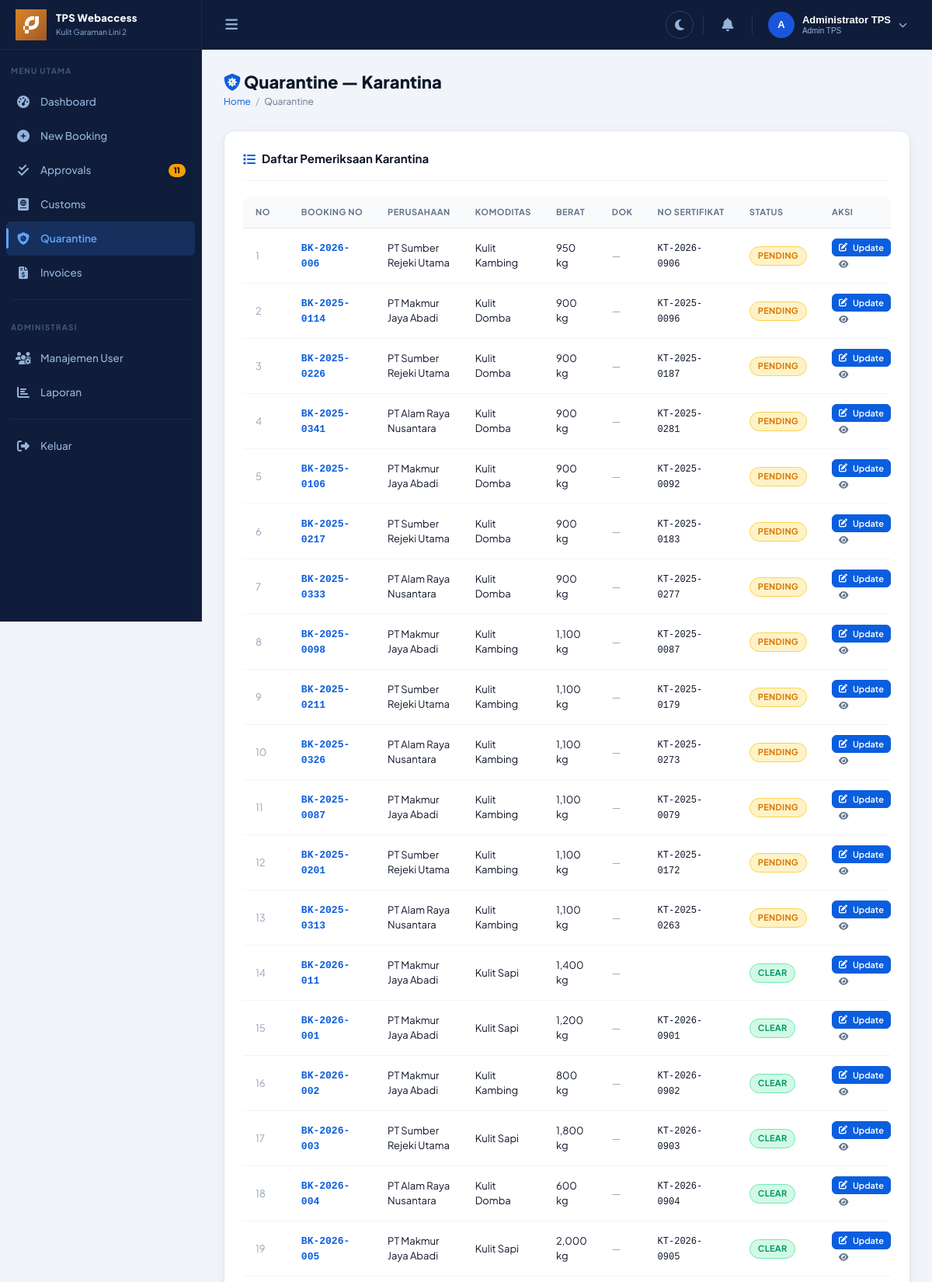
/pages/quarantine.php (signed in, upper part), run on the app's committed database.
### tables this page shows
CREATE TABLE quarantine (id INTEGER PRIMARY KEY AUTOINCREMENT, booking_id INTEGER NOT NULL, no_sertifikat TEXT, status TEXT DEFAULT 'pending', petugas_id INTEGER, catatan TEXT, created_at DATETIME DEFAULT CURRENT_TIMESTAMP, updated_at DATETIME DEFAULT CURRENT_TIMESTAMP);

CREATE TABLE bookings (id INTEGER PRIMARY KEY AUTOINCREMENT, booking_no TEXT UNIQUE NOT NULL, user_id INTEGER, nama_pt TEXT NOT NULL, jenis_kulit TEXT NOT NULL, berat REAL NOT NULL, ukuran_kontainer TEXT NOT NULL, jumlah_kontainer INTEGER DEFAULT 1, tanggal_kirim DATE NOT NULL, asal_negara TEXT DEFAULT 'Indonesia', tujuan_negara TEXT, catatan TEXT, status TEXT DEFAULT 'pending', created_at DATETIME DEFAULT CURRENT_TIMESTAMP, updated_at DATETIME DEFAULT CURRENT_TIMESTAMP, FOREIGN KEY(user_id) REFERENCES users(id));

### pages/quarantine.php (the view, shortened to what this page needs)
<?php
require_once '../includes/config.php';
$db=getDB(); $u=user();
$list=$db->query("SELECT b.*,q.id as qid,q.no_sertifikat,q.status as qstatus,q.catatan as qcat,(SELECT COUNT(*) FROM booking_documents WHERE booking_id=b.id) as doc_count FROM bookings b LEFT JOIN quarantine q ON b.id=q.booking_id WHERE b.status IN('quarantine','completed') ORDER BY CASE WHEN b.status='quarantine' THEN 0 ELSE 1 END,b.updated_at DESC")->fetchAll();
include '../includes/layout.php';
?>
<div class="page-hero fade-in">
  <div class="page-hero-inner">
    <div>
      <div class="page-title"><i class="fas fa-shield-virus" style="color:var(--primary)"></i> Quarantine — Karantina</div>
      <div class="breadcrumb"><a href="dashboard.php">Home</a><span class="breadcrumb-sep">/</span><span class="breadcrumb-current">Quarantine</span></div>
    </div>
  </div>
</div>
<div class="card fade-in">
  <div class="card-header"><div class="card-title"><i class="fas fa-list"></i> Daftar Pemeriksaan Karantina </div></div>
  <div class="table-wrap">
    <table class="data-table">
      <thead><tr><th>No</th><th>Booking No</th><th>Perusahaan</th><th>Komoditas</th><th>Berat</th><th>Dok</th><th>No Sertifikat</th><th>Status</th><th>Aksi</th></tr></thead>
      <tbody>
      <?php foreach($list as $i=>$b): ?>
      <tr>
        <td style="color:var(--text-muted)"><?= $i+1 ?></td>
        <td><span style="font-weight:800;color:var(--primary);font-family:var(--font-mono);font-size:13px"><?= htmlspecialchars($b['booking_no']) ?></span></td>
        <td><?= htmlspecialchars($b['nama_pt']) ?></td>
        <td><?= htmlspecialchars($b['jenis_kulit']) ?></td>
        <td><?= number_format($b['berat']) ?> kg</td>
        <td><?php if($b['doc_count']>0): ?><button class="btn btn-xs btn-outline" onclick="viewDocs(<?= $b['id'] ?>,'<?= htmlspecialchars($b['booking_no']) ?>')"><i class="fas fa-paperclip"></i><?= $b['doc_count'] ?></button><?php else: ?><span style="color:var(--text-muted)">—</span><?php endif; ?></td>
        <td><code style="font-family:var(--font-mono);font-size:12px"><?= htmlspecialchars($b['no_sertifikat']??'—') ?></code></td>
        <td><?= badge($b['qstatus']??'pending') ?></td>
        <td>
          <button class="btn btn-primary btn-xs" onclick="openEdit(<?= $b['id'] ?>,'<?= htmlspecialchars(addslashes($b['booking_no'])) ?>','<?= htmlspecialchars(addslashes($b['no_sertifikat']??'')) ?>','<?= $b['qstatus']??'pending' ?>','<?= htmlspecialchars(addslashes($b['qcat']??'')) ?>')"><i class="fas fa-edit"></i> Update</button>
          <a href="booking_detail.php?id=<?= $b['id'] ?>" class="btn btn-ghost btn-xs"><i class="fas fa-eye"></i></a>
        </td>
      </tr>
      <?php endforeach; ?>
      </tbody>
    </table>
  </div>
</div>
<?php include '../includes/layout_footer.php'; ?>

### includes/config.php (shortened to what this page needs)
<?php
function badge(string $status): string
{
    $map = [
        'pending' => 'badge-pending',
        'approved' => 'badge-approved',
        'rejected' => 'badge-rejected',
        'customs' => 'badge-customs',
        'quarantine' => 'badge-quarantine',
        'completed' => 'badge-completed',
        'unpaid' => 'badge-unpaid',
        'paid' => 'badge-paid',
        'clear' => 'badge-clear',
        'hold' => 'badge-hold'
    ];
    $cls = $map[$status] ?? 'badge-pending';
    return "<span class='badge {$cls}'>" . ucfirst($status) . "</span>";
}

### assets/css/theme.css (style rules this page uses)
:root { --font-main: 'Plus Jakarta Sans', sans-serif; --font-mono: 'JetBrains Mono', monospace; --primary: #0b5ede; --primary-dark: #0843a8; --primary-light: #3b82f6; --primary-glow: rgba(11,94,222,0.15); --accent: #f59e0b; --accent-light: #fef3c7; --sidebar-bg: #0f1d3a; --sidebar-border: rgba(255,255,255,0.06); --sidebar-text: #94b3d9; --sidebar-hover: rgba(59,130,246,0.12); --sidebar-active: rgba(59,130,246,0.18); --sidebar-active-text: #60a5fa; --header-bg: #0f1d3a; --header-border: rgba(255,255,255,0.06); --body-bg: #f1f5f9; --surface: #ffffff; --surface-2: #f8fafc; --surface-3: #f1f5f9; --border: #e2e8f0; --border-light: #f1f5f9; --text-primary: #0f172a; --text-secondary: #64748b; --text-muted: #94a3b8; --text-inverse: #ffffff; --success: #059669; --success-bg: #d1fae5; --success-border: #6ee7b7; --danger: #dc2626; --danger-bg: #fee2e2; --danger-border: #fca5a5; --warning: #d97706; --warning-bg: #fef3c7; --warning-border: #fcd34d; --info: #0284c7; --info-bg: #e0f2fe; --info-border: #7dd3fc; --purple: #7c3aed; --purple-bg: #ede9fe; --shadow-sm: 0 1px 2px rgba(15,23,42,0.04); --shadow: 0 4px 16px rgba(15,23,42,0.06), 0 1px 3px rgba(15,23,42,0.04); --shadow-md: 0 8px 24px rgba(15,23,42,0.08), 0 2px 6px rgba(15,23,42,0.05); --shadow-lg: 0 20px 48px rgba(15,23,42,0.12), 0 4px 12px rgba(15,23,42,0.06); --radius-sm: 6px; --radius: 10px; --radius-md: 14px; --radius-lg: 20px; --sidebar-w: 260px; --header-h: 64px; --transition: all 0.22s cubic-bezier(0.4,0,0.2,1); }
*, *::before, *::after { margin: 0; padding: 0; box-sizing: border-box; }
html { scroll-behavior: smooth; font-size: 14px; }
body { font-family: var(--font-main); background: var(--body-bg); color: var(--text-primary); line-height: 1.5; min-height: 100vh; transition: background 0.3s ease, color 0.3s ease; -webkit-font-smoothing: antialiased; }
.page-hero { margin-bottom: 28px; }
.page-hero-inner { display: flex; align-items: flex-start; justify-content: space-between; flex-wrap: wrap; gap: 16px; }
.page-title { font-size: 22px; font-weight: 800; color: var(--text-primary); line-height: 1.2; }
.breadcrumb { display: flex; align-items: center; gap: 6px; margin-top: 4px; font-size: 12px; }
.breadcrumb a { color: var(--primary); text-decoration: none; }
.breadcrumb-sep { color: var(--text-muted); }
.breadcrumb-current { color: var(--text-secondary); }
.card { background: var(--surface); border: 1px solid var(--border); border-radius: var(--radius-md); box-shadow: var(--shadow); padding: 24px; margin-bottom: 20px; transition: var(--transition); }
.card-header { display: flex; align-items: center; justify-content: space-between; margin-bottom: 20px; padding-bottom: 16px; border-bottom: 1px solid var(--border-light); }
.card-title { font-size: 15px; font-weight: 700; color: var(--text-primary); display: flex; align-items: center; gap: 8px; }
.card-title i { color: var(--primary); font-size: 16px; }
.badge { display: inline-flex; align-items: center; gap: 4px; padding: 3px 10px; border-radius: 99px; font-size: 11px; font-weight: 700; letter-spacing: 0.3px; text-transform: uppercase; }
.badge-pending { background: var(--warning-bg); color: var(--warning); border: 1px solid var(--warning-border); }
.badge-clear { background: var(--success-bg); color: var(--success); border: 1px solid var(--success-border); }
.table-wrap { overflow-x: auto; border-radius: var(--radius); }
.data-table { width: 100%; border-collapse: collapse; }
.data-table thead th { background: var(--surface-2); color: var(--text-secondary); font-size: 11px; font-weight: 700; text-transform: uppercase; letter-spacing: 0.5px; padding: 12px 16px; text-align: left; border-bottom: 1px solid var(--border); white-space: nowrap; }
.data-table tbody td { padding: 13px 16px; border-bottom: 1px solid var(--border-light); font-size: 13px; color: var(--text-primary); vertical-align: middle; }
.btn { display: inline-flex; align-items: center; gap: 7px; padding: 9px 18px; border-radius: var(--radius-sm); font-size: 13px; font-weight: 600; font-family: var(--font-main); border: 1.5px solid transparent; cursor: pointer; text-decoration: none; transition: var(--transition); white-space: nowrap; }
.btn-primary { background: var(--primary); color: #fff; border-color: var(--primary); }
.btn-ghost { background: transparent; color: var(--text-secondary); border-color: transparent; }
.btn-xs { padding: 4px 8px; font-size: 11px; }
.fade-in { animation: fadeIn 0.3s ease both; }

### data on the page
quarantine: booking.booking_no "BK-2026-006", booking.nama_pt "PT Sumber Rejeki Utama", booking.jenis_kulit "Kulit Kambing", booking.berat "950", no_sertifikat "KT-2026-0906", status "PENDING"
quarantine: booking.booking_no "BK-2025-0114", booking.nama_pt "PT Makmur Jaya Abadi", booking.jenis_kulit "Kulit Domba", booking.berat "900", no_sertifikat "KT-2025-0096", status "PENDING"
quarantine: booking.booking_no "BK-2025-0226", booking.nama_pt "PT Sumber Rejeki Utama", booking.jenis_kulit "Kulit Domba", booking.berat "900", no_sertifikat "KT-2025-0187", status "PENDING"
quarantine: booking.booking_no "BK-2025-0341", booking.nama_pt "PT Alam Raya Nusantara", booking.jenis_kulit "Kulit Domba", booking.berat "900", no_sertifikat "KT-2025-0281", status "PENDING"
quarantine: booking.booking_no "BK-2025-0106", booking.nama_pt "PT Makmur Jaya Abadi", booking.jenis_kulit "Kulit Domba", booking.berat "900", no_sertifikat "KT-2025-0092", status "PENDING"
quarantine: booking.booking_no "BK-2025-0217", booking.nama_pt "PT Sumber Rejeki Utama", booking.jenis_kulit "Kulit Domba", booking.berat "900", no_sertifikat "KT-2025-0183", status "PENDING"
quarantine: booking.booking_no "BK-2025-0333", booking.nama_pt "PT Alam Raya Nusantara", booking.jenis_kulit "Kulit Domba", booking.berat "900", no_sertifikat "KT-2025-0277", status "PENDING"
quarantine: booking.booking_no "BK-2025-0098", booking.nama_pt "PT Makmur Jaya Abadi", booking.jenis_kulit "Kulit Kambing", booking.berat "1,100", no_sertifikat "KT-2025-0087", status "PENDING"
quarantine: booking.booking_no "BK-2025-0211", booking.nama_pt "PT Sumber Rejeki Utama", booking.jenis_kulit "Kulit Kambing", booking.berat "1,100", no_sertifikat "KT-2025-0179", status "PENDING"
quarantine: booking.booking_no "BK-2025-0326", booking.nama_pt "PT Alam Raya Nusantara", booking.jenis_kulit "Kulit Kambing", booking.berat "1,100", no_sertifikat "KT-2025-0273", status "PENDING"
quarantine: booking.booking_no "BK-2025-0087", booking.nama_pt "PT Makmur Jaya Abadi", booking.jenis_kulit "Kulit Kambing", booking.berat "1,100", no_sertifikat "KT-2025-0079", status "PENDING"
quarantine: booking.booking_no "BK-2025-0201", booking.nama_pt "PT Sumber Rejeki Utama", booking.jenis_kulit "Kulit Kambing", booking.berat "1,100", no_sertifikat "KT-2025-0172", status "PENDING"
quarantine: booking.booking_no "BK-2025-0313", booking.nama_pt "PT Alam Raya Nusantara", booking.jenis_kulit "Kulit Kambing", booking.berat "1,100", no_sertifikat "KT-2025-0263", status "PENDING"
quarantine: booking.booking_no "BK-2026-011", booking.nama_pt "PT Makmur Jaya Abadi", booking.jenis_kulit "Kulit Sapi", booking.berat "1,400", status "CLEAR"
quarantine: booking.booking_no "BK-2026-001", booking.nama_pt "PT Makmur Jaya Abadi", booking.jenis_kulit "Kulit Sapi", booking.berat "1,200", no_sertifikat "KT-2026-0901", status "CLEAR"
quarantine: booking.booking_no "BK-2026-002", booking.nama_pt "PT Makmur Jaya Abadi", booking.jenis_kulit "Kulit Kambing", booking.berat "800", no_sertifikat "KT-2026-0902", status "CLEAR"
quarantine: booking.booking_no "BK-2026-003", booking.nama_pt "PT Sumber Rejeki Utama", booking.jenis_kulit "Kulit Sapi", booking.berat "1,800", no_sertifikat "KT-2026-0903", status "CLEAR"
quarantine: booking.booking_no "BK-2026-004", booking.nama_pt "PT Alam Raya Nusantara", booking.jenis_kulit "Kulit Domba", booking.berat "600", no_sertifikat "KT-2026-0904", status "CLEAR"
quarantine: booking.booking_no "BK-2026-005", booking.nama_pt "PT Makmur Jaya Abadi", booking.jenis_kulit "Kulit Sapi", booking.berat "2,000", no_sertifikat "KT-2026-0905", status "CLEAR"

### other printed values
substr($u['full_name'], 0, 1) "A"
$u['full_name'] "Administrator TPS"
roleLabel($u['role']) "Admin TPS"
$pendingCount "11"
